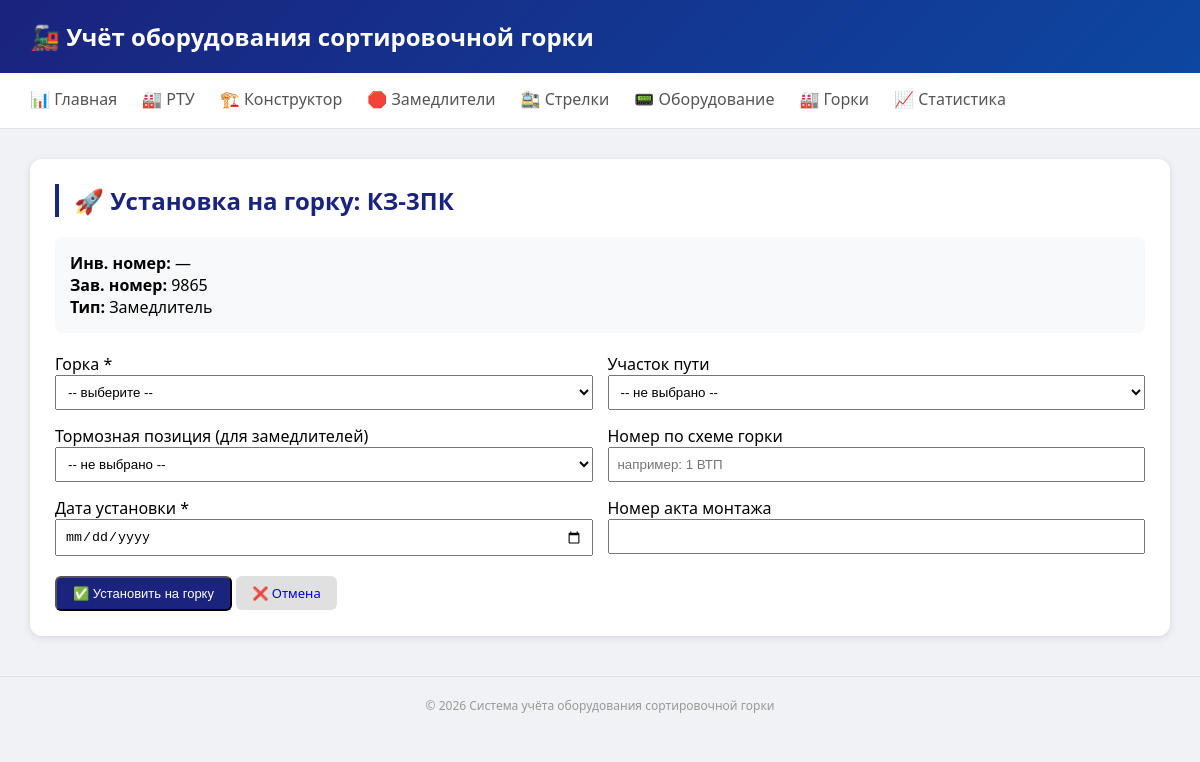
The page /rtu/device/17/install on the database its author committed.
### tables this page shows
CREATE TABLE devices (
        id INTEGER PRIMARY KEY AUTOINCREMENT,
        equipment_type_id INTEGER NOT NULL,
        park_id INTEGER,
        track_section_id INTEGER,
        brake_position_id INTEGER,
        
        model TEXT,
        inv_number TEXT UNIQUE,
        serial_number TEXT,
        
        location_detail TEXT,
        mount_date DATE,
        
        params TEXT,
        
        manufacture_date DATE,
        install_date DATE,
        last_check_date DATE,
        
        status TEXT DEFAULT 'active',
        notes TEXT, rtu_batch_id INTEGER, manufacturer TEXT, passport_data TEXT, height_mm INTEGER, network_number TEXT, be TEXT DEFAULT "5067", os6_name TEXT, os6_install_year INTEGER, os6_last_repair INTEGER, os6_last_modernization INTEGER,
        
        FOREIGN KEY (equipment_type_id) REFERENCES equipment_types(id),
        FOREIGN KEY (park_id) REFERENCES parks(id),
        FOREIGN KEY (track_section_id) REFERENCES track_sections(id),
        FOREIGN KEY (brake_position_id) REFERENCES brake_positions(id)
    );

CREATE TABLE equipment_types (
        id INTEGER PRIMARY KEY AUTOINCREMENT,
        name TEXT NOT NULL UNIQUE,
        category TEXT,
        icon TEXT,
        has_passport BOOLEAN DEFAULT 1,
        has_serial_number BOOLEAN DEFAULT 1
    );

### routers/rtu.py (the view)
@router.get("/device/{device_id}/install", response_class=HTMLResponse)
async def install_form(request: Request, device_id: int):
    conn = get_db()
    cursor = conn.cursor()
    cursor.execute("""
        SELECT d.*, et.name as type_name
        FROM devices d
        JOIN equipment_types et ON d.equipment_type_id = et.id
        WHERE d.id = ?
    """, (device_id,))
    device = cursor.fetchone()
    cursor.execute("SELECT id, name FROM parks ORDER BY name")
    parks = cursor.fetchall()
    cursor.execute("SELECT id, code, name FROM track_sections WHERE is_switch_section = 0 ORDER BY code")
    sections = cursor.fetchall()
    cursor.execute("SELECT id, position_number, position_type FROM brake_positions ORDER BY position_number")
    brake_positions = cursor.fetchall()
    conn.close()
    return templates.TemplateResponse("rtu_install.html", {
        "request": request,
        "device": device,
        "parks": parks,
        "sections": sections,
        "brake_positions": brake_positions
    })

### templates/rtu_install.html (shortened to what this page needs)
{% extends "base.html" %}
{% block content %}
<div class="card">
    <h2>🚀 Установка на горку: {{ device.model or '—' }}</h2>
    <div style="padding: 15px; background: #f8f9fa; border-radius: 8px; margin-bottom: 20px;">
        <div><strong>Инв. номер:</strong> {{ device.inv_number or '—' }}</div>
        <div><strong>Зав. номер:</strong> {{ device.serial_number or '—' }}</div>
        <div><strong>Тип:</strong> {{ device.type_name or '—' }}</div>
    </div>
    <form method="POST" action="/rtu/device/{{ device.id }}/install">
        <div style="display: grid; grid-template-columns: repeat(2, 1fr); gap: 15px;">
            <div>
                <label>Горка *</label>
                <select name="park_id" class="form-control" style="width:100%; padding:8px;" required>
                    <option value="">-- выберите --</option>
                </select>
            </div>
            <div>
                <label>Участок пути</label>
                <select name="track_section_id" class="form-control" style="width:100%; padding:8px;">
                    <option value="">-- не выбрано --</option>
                </select>
            </div>
            <div>
                <label>Тормозная позиция (для замедлителей)</label>
                <select name="brake_position_id" class="form-control" style="width:100%; padding:8px;" required>
                    <option value="">-- не выбрано --</option>
                </select>
            </div>
            <div>
                <label>Номер по схеме горки</label>
                <input type="text" name="tor_position" class="form-control" style="width:100%; padding:8px;" placeholder="например: 1 ВТП" required>
            </div>
            <div>
                <label>Дата установки *</label>
                <input type="date" name="install_date" class="form-control" style="width:100%; padding:8px;" required>
            </div>
            <div>
                <label>Номер акта монтажа</label>
                <input type="text" name="act_number" class="form-control" style="width:100%; padding:8px;">
            </div>
        </div>
        <div style="margin-top: 20px;">
            <button type="submit" class="btn btn-primary">✅ Установить на горку</button>
            <a href="/rtu" class="btn" style="background:#e0e0e0;">❌ Отмена</a>
        </div>
    </form>
</div>
{% endblock %}

### templates/base.html (style rules this page uses)
* { margin: 0; padding: 0; box-sizing: border-box; }
body { font-family: 'Segoe UI', Tahoma, Geneva, Verdana, sans-serif; background: #f0f2f5; }
.card { background: white; border-radius: 12px; box-shadow: 0 2px 8px rgba(0,0,0,0.1); padding: 25px; margin-bottom: 25px; }
.card h2 { color: #1a237e; margin-bottom: 20px; border-left: 4px solid #1a237e; padding-left: 15px; }
.btn { display: inline-block; padding: 8px 16px; border-radius: 6px; text-decoration: none; font-size: 13px; font-weight: 500; }
.btn-primary { background: #1a237e; color: white; }

### rows shown on the page
devices: model "КЗ-3ПК", serial_number "9865"
equipment_types: name "Замедлитель"

### other values the page prints
{{ device.inv_number or '—' }} "—"
